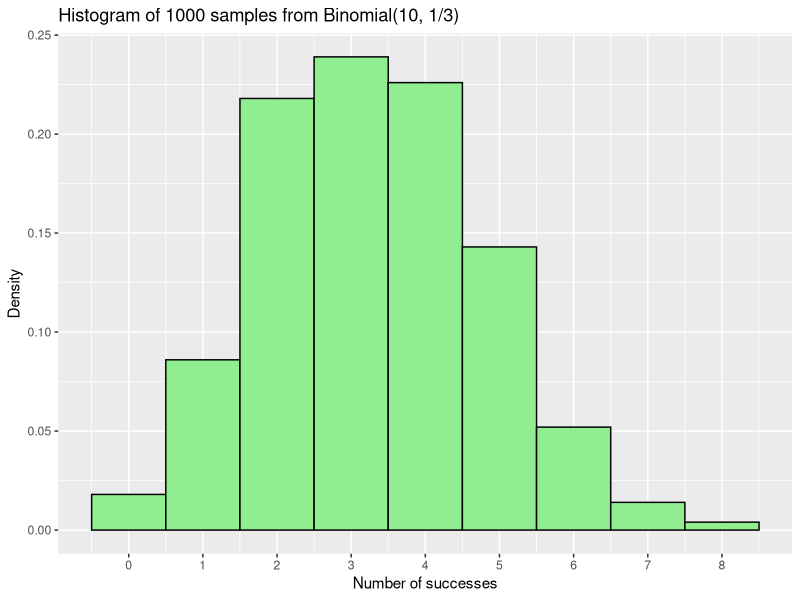
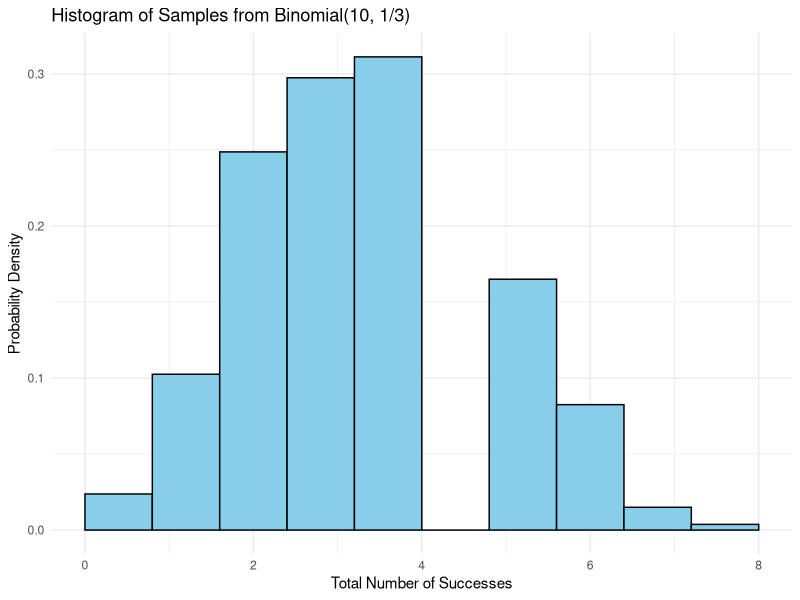
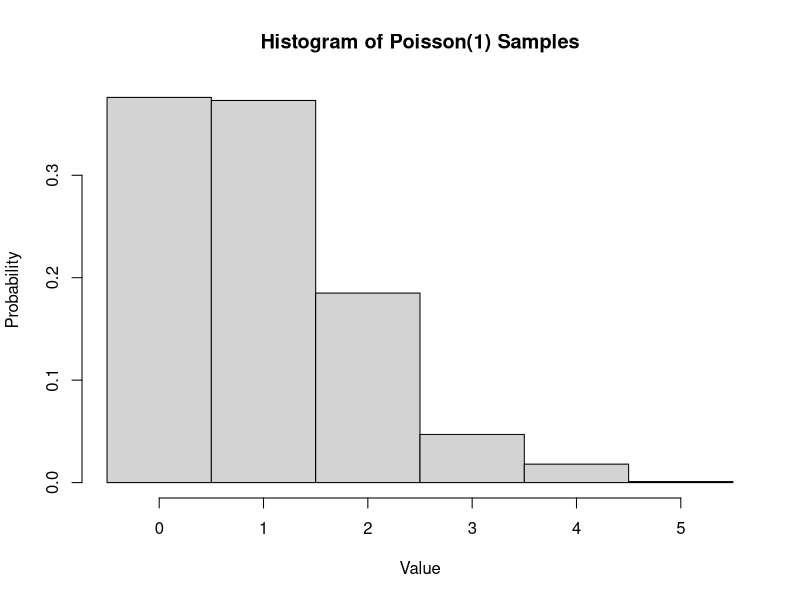
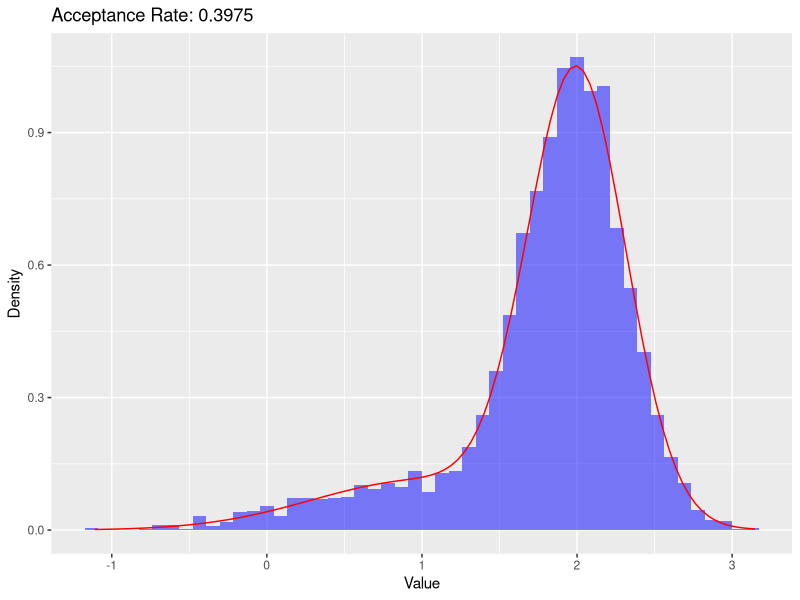
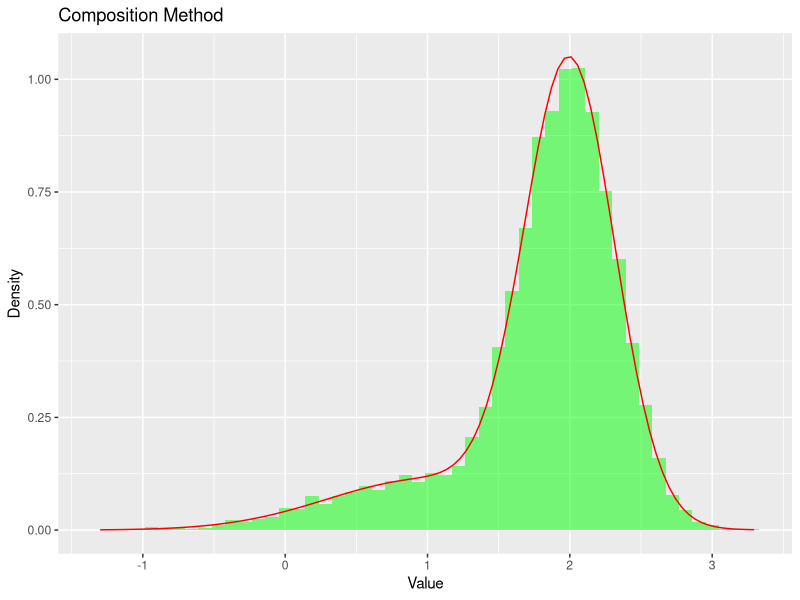

R code for these plots, in order:

#Question1 part a
# Load required library
library(ggplot2)

# Step 1: To Generate uniform samples
n_samples <- 1000  
uniform_samples <- runif(n_samples) 

# Step 2: Parameters for Binomial(10, 1/3)
n <- 10  
p <- 1/3  

# Step 3: Compute the CDF for Binomial(10, 1/3)
cdf_values <- pbinom(0:n, size = n, prob = p)

# Step 4: Inversion method to sample from Binomial distribution
inverse_sample <- function(u, cdf_values) {
  for (k in 0:n) {
    if (u <= cdf_values[k + 1]) {
      return(k)
    }
  }
}

# Step 5: Apply the inverse transform to all uniform samples
binomial_samples <- sapply(uniform_samples, inverse_sample, cdf_values = cdf_values)

# Step 6: Plot the histogram of generated samples
binomial_data <- data.frame(samples = binomial_samples)
ggplot(binomial_data, aes(x = samples)) +
  geom_histogram(binwidth = 1, fill = "lightgreen", color = "black", aes(y = after_stat(density))) +
  ggtitle("Histogram of 1000 samples from Binomial(10, 1/3)") +
  xlab("Number of successes") +
  ylab("Density") +
  scale_x_continuous(breaks = 0:n)














#part b 
# Load necessary library
library(ggplot2)

# Step 1: Define parameters for the Binomial distribution
n_trials <- 10      
p_success <- 1/3
n_samples <- 1000   

# Step 2: Inversion function for a single Bernoulli trial
sample_bernoulli_inversion <- function(p) {
  u <- runif(1)  # Generate a uniform random variable U ~ U(0, 1)
  return(as.integer(u <= p))  # Return 1 (success) if U <= p, else 0 (failure)
}

# Step 3: Function to generate Binomial samples using both inversion and transformation
sample_binomial_inversion_transformation <- function(n, p, size) {
  samples <- numeric(size)  # Vector to store the samples
  
  # For each sample, perform n Bernoulli trials and sum the results
  for (i in 1:size) {
    trials <- replicate(n, sample_bernoulli_inversion(p))  # Generate n Bernoulli trials
    samples[i] <- sum(trials)  # Sum the results to get a Binomial sample
  }
  
  return(samples)
}

# Step 4: Generate 1000 samples from Binomial(10, 1/3)
binomial_samples <- sample_binomial_inversion_transformation(n_trials, p_success, n_samples)

# Step 5: Plot the histogram of the samples with updated labels
ggplot(data = data.frame(successes = binomial_samples), aes(x = successes)) +
  geom_histogram(bins = 11, aes(y = after_stat(density)), fill = "skyblue", color = "black", boundary = 0) +
  labs(title = "Histogram of Samples from Binomial(10, 1/3)",
       x = "Total Number of Successes",
       y = "Probability Density") +
  theme_minimal()






















#part c 

set.seed(0)  # For reproducibility

# Define parameters
n_trials <- 10
p_success <- 1/3
n_samples <- 100

# Inversion method to generate binomial samples
u <- runif(n_samples)  # Uniform random samples
binomial_samples <- qbinom(u, size = n_trials, prob = p_success)

# Estimate expectation
estimated_mean <- mean(binomial_samples)

# Calculate standard deviation and standard error
sample_variance <- var(binomial_samples)
standard_error <- sqrt(sample_variance / n_samples)


# Confidence bounds (95% CI)
z_score <- qnorm(0.975)
lower_bound <- estimated_mean - z_score * standard_error
upper_bound <- estimated_mean + z_score * standard_error

# Print results
cat("Estimated Expectation:", estimated_mean, "\n")
cat("Standard Error:", standard_error, "\n")
cat("95% Confidence Interval:", lower_bound, "to", upper_bound, "\n")









#question 2 
# Function to generate Poisson(t) samples using the transformation method
generate_poisson_transformation <- function(t, n_samples) {
  poisson_samples <- numeric(n_samples)  # Vector to store samples
  
  for (i in 1:n_samples) {
    sum_exponential <- 0  # Initialize the cumulative sum of Exponential(1) RVs
    count <- 0            # Count the number of Exponential RVs sampled
    
    # Generate Exponential(1) RVs until the cumulative sum exceeds t
    repeat {
      u <- runif(1)                          # Sample from Uniform(0, 1)
      exp_sample <- -log(u)                  # Generate Exponential(1) from Uniform
      sum_exponential <- sum_exponential + exp_sample  # Update cumulative sum
      count <- count + 1                     # Increment count
      if (sum_exponential > t) break         # Exit if the sum exceeds t
    }
    
    poisson_samples[i] <- count - 1  # Record the number of events (count - 1)
  }
  
  return(poisson_samples)
}

# Set parameters and run the program with t = 1 and 1000 samples
set.seed(0)
t <- 1
n_samples <- 1000
poisson_samples <- generate_poisson_transformation(t, n_samples)

# Plot histogram with specific breaks for each Poisson value (0, 1, 2, etc.)
hist(poisson_samples, breaks = seq(-0.5, max(poisson_samples) + 0.5, 1), 
     probability = TRUE, main = "Histogram of Poisson(1) Samples", 
     xlab = "Value", ylab = "Probability")


# Function to calculate mean, standard error, and confidence interval
calculate_stats <- function(samples) {
  mean_est <- mean(samples)
  sample_sd <- sd(samples)
  standard_error <- sample_sd / sqrt(length(samples))
  z_score <- qnorm(0.975)
  lower_bound <- mean_est - z_score * standard_error
  upper_bound <- mean_est + z_score * standard_error
  return(list(mean = mean_est, se = standard_error, ci = c(lower_bound, upper_bound)))
}

# Generate Poisson(1) samples with varying sizes and calculate statistics
sample_sizes <- c(10, 100, 1000, 10000)
for (size in sample_sizes) {
  samples <- generate_poisson_transformation(t, size)
  stats <- calculate_stats(samples)
  
  cat("Sample size:", size, "\n")
  cat("Estimated Mean:", stats$mean, "\n")
  cat("Standard Error:", stats$se, "\n")
  cat("95% Confidence Interval:", stats$ci[1], "to", stats$ci[2], "\n\n")
}







#Question 3


#Question 3 part a
# Load necessary library
library(ggplot2)

# Parameters for the mixture distribution
alpha1 <- 0.2
mu1 <- 1
sigma1 <- sqrt(0.5)

alpha2 <- 0.8
mu2 <- 2
sigma2 <- sqrt(0.1)

# Proposal distribution parameters
mu_q <- 1.5
sigma_q <- sqrt(0.5)

# Number of samples
n_samples <- 10000

# Rejection sampling
samples <- numeric(n_samples)
accepted <- 0
c <- 0  # Placeholder for max ratio

for (i in 1:n_samples) {
  # Sample from the proposal distribution
  x <- rnorm(1, mean = mu_q, sd = sigma_q)
  
  # Mixture pdf
  p_x <- alpha1 * dnorm(x, mean = mu1, sd = sigma1) + alpha2 * dnorm(x, mean = mu2, sd = sigma2)
  
  # Proposal pdf
  q_x <- dnorm(x, mean = mu_q, sd = sigma_q)
  
  # Update c
  if (q_x > 0) {
    ratio <- p_x / q_x
    if (ratio > c) {
      c <- ratio
    }
  }
  
  # Acceptance criterion
  u <- runif(1)
  if (u < (p_x / (c * q_x))) {
    samples[accepted + 1] <- x
    accepted <- accepted + 1
  }
}

# Trim the samples array to the accepted length
samples <- samples[1:accepted]

# Calculate acceptance rate
acceptance_rate <- accepted / n_samples

# Output results
cat("Acceptance Rate:", acceptance_rate, "\n")

# Plotting the results
ggplot(data.frame(samples), aes(x = samples)) +
  geom_histogram(aes(y = ..density..), bins = 50, fill = 'blue', alpha = 0.5) +
  stat_function(fun = function(x) {
    alpha1 * dnorm(x, mean = mu1, sd = sigma1) + alpha2 * dnorm(x, mean = mu2, sd = sigma2)
  }, color = 'red') +
  labs(title = paste("Acceptance Rate:", round(acceptance_rate, 4))) +
  xlab("Value") + ylab("Density")







# Composition method
n_comp_samples1 <- round(n_samples * alpha1)
samples1 <- rnorm(n_comp_samples1, mean = mu1, sd = sigma1)

n_comp_samples2 <- round(n_samples * alpha2)
samples2 <- rnorm(n_comp_samples2, mean = mu2, sd = sigma2)

# Combined samples
comp_samples <- c(samples1, samples2)

# Plotting the composition method results
ggplot(data.frame(comp_samples), aes(x = comp_samples)) +
  geom_histogram(aes(y = ..density..), bins = 50, fill = 'green', alpha = 0.5) +
  stat_function(fun = function(x) {
    alpha1 * dnorm(x, mean = mu1, sd = sigma1) + alpha2 * dnorm(x, mean = mu2, sd = sigma2)
  }, color = 'red') +
  labs(title = "Composition Method") +
  xlab("Value") + ylab("Density")
